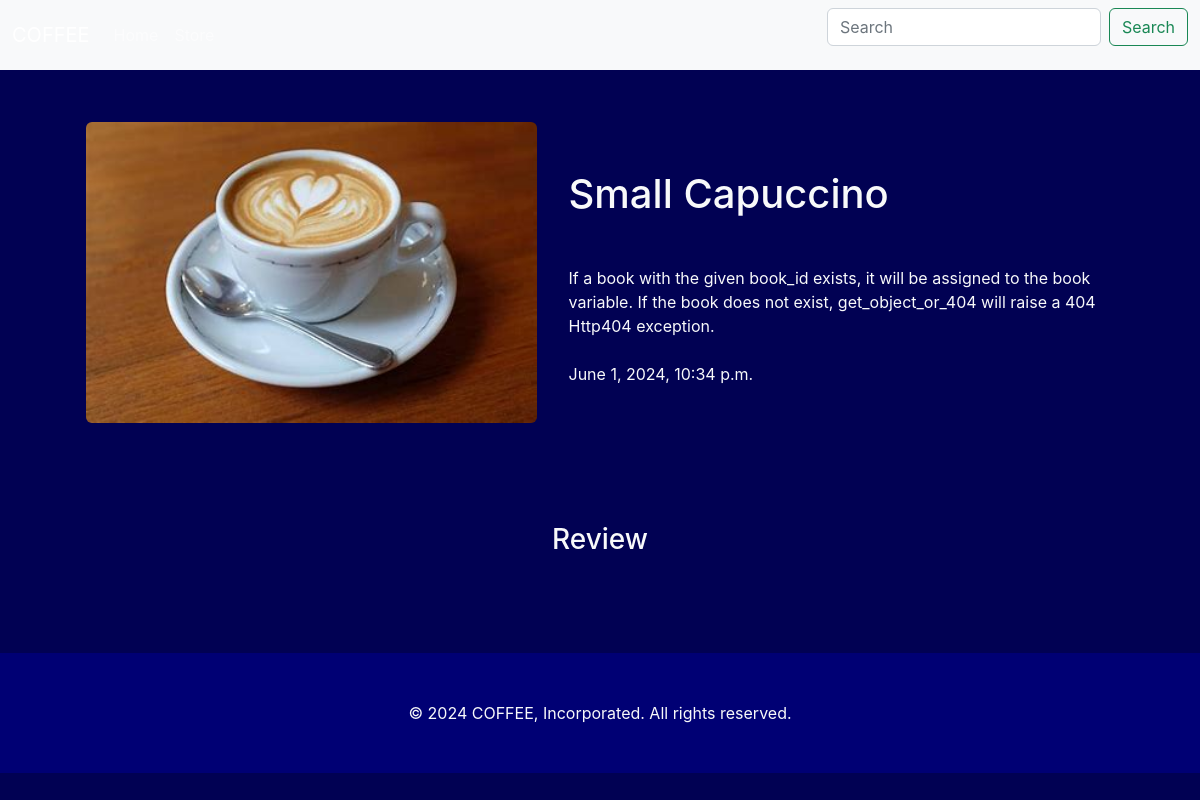
Before: /product/3 with the older database file.
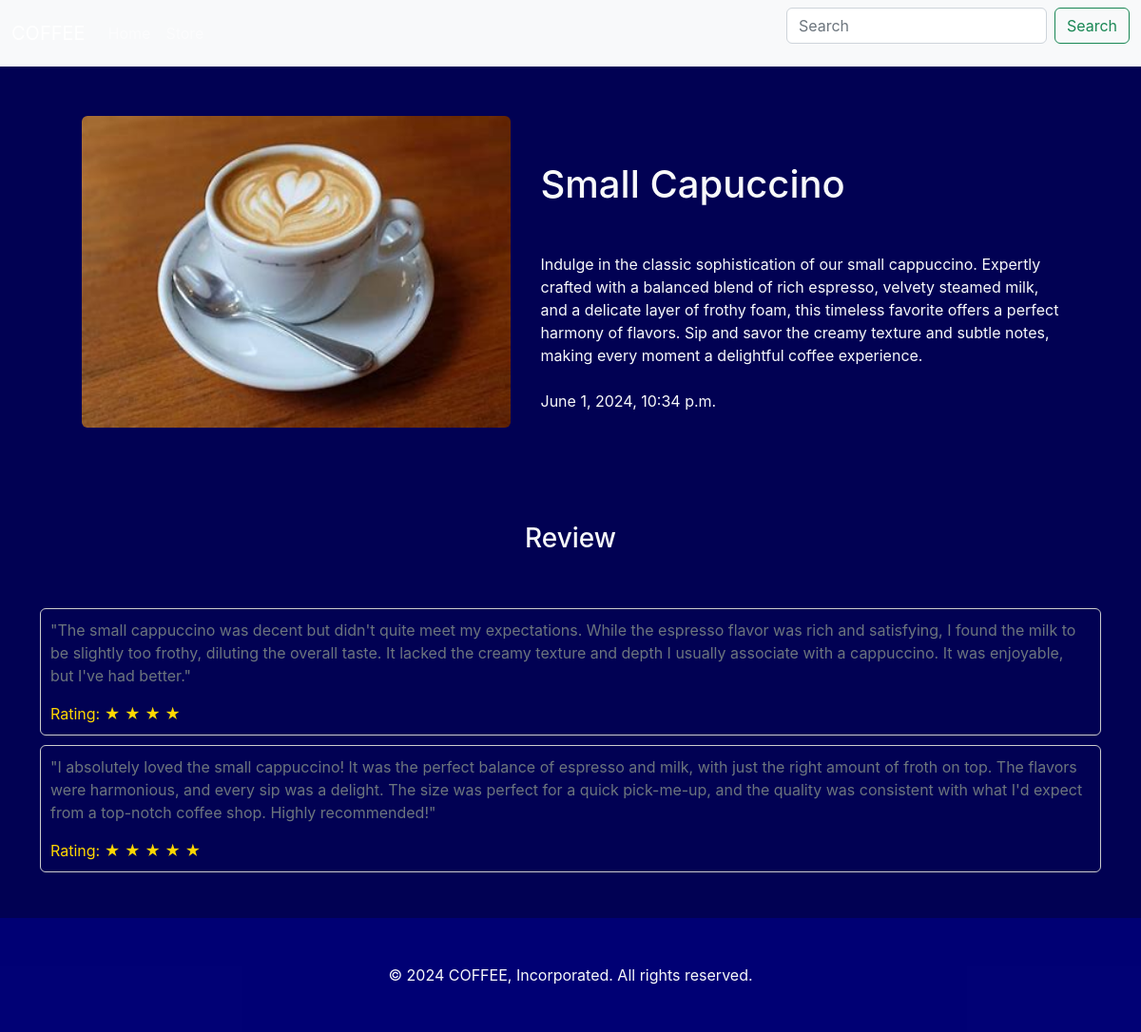
After: the same page with the newer database file.
### coffeeapp/models.py (models this page shows, shortened)
class Coffee(models.Model):
    choose = [
        ('CA', 'cappuccino'),
        ('LT', 'latte'),
        ('ES', 'espresso'),
        ('BL', 'black'),
    ]
    name = models.CharField(max_length=100)
    image = models.ImageField(upload_to='coffeeapp/')
    added_at = models.DateTimeField(default=timezone.now)
    type = models.CharField(max_length=2,choices=choose)
    description = models.TextField(default='')

class CoffeeReview(models.Model):
    coffee = models.ForeignKey(Coffee, on_delete=models.CASCADE)
    comment = models.TextField(default='')
    rating = models.IntegerField()
    given_at = models.DateTimeField(default=timezone.now)

### coffeeapp/views.py (the view)
# urls.py: path('product/<int:id>', views.product, name='product'),
def product(request, id):
    product = get_object_or_404(Coffee, id = id)
    reviews = CoffeeReview.objects.filter(coffee_id=id)
    context = {'product':product, 'reviews':reviews,}
    return render(request, 'coffeeapp/product.html', context)

### coffeeapp/views.py (called while the page is built)
@register.filter
def range_filter(value):
    return range(value)

### coffeeapp/templates/coffeeapp/product.html (shortened to what this page needs)
{% extends 'coffeeapp/base.html' %}
{% block content %}
<div class="container">
    <div class="row py-5 justify-content-center">
        <div class="col-5 m-1">
            <img src="{{product.image.url}}" class="card-img-top h-100 rounded" alt="...">
        </div>
        <div class="col-6 m-1">
            <div>
                <h1 class="text-bold text-light text-capitalize my-5">{{product.name}}</h1>
                <p class="text-light">{{product.description}} <br><br>
                    {{product.added_at}}</p>
            </div>
        </div>
    </div>
    <h3 class="text-light text-center py-5">Review</h3>
    {% for review in reviews %}
    <div class="review rounded">
        <p class="text-muted">"{{ review.comment }}"</p>
        <div class="rating">
            Rating:
            {% for star in review.rating|range_filter %}
                <span>&#9733;</span>
            {% endfor %}
        </div>
    </div>
    {% endfor %}
</div>
{% endblock%}

### coffeeapp/templates/coffeeapp/base.html (shortened to what this page needs)
{% load static %}
{% load bootstrap5 %}
{% bootstrap_css %}
<!DOCTYPE html>
<html lang="en">
<head>
    <link rel="stylesheet" href="{% static 'coffeeapp/css/style.css' %}">
</head>
<body>
    <nav class="navbar navbar-expand-lg bg-body-tertiary navbar-dark">
        <div class="container-fluid">
          <a class="navbar-brand" href="{% url 'home' %}">COFFEE</a>
          <div class="collapse navbar-collapse" id="navbarSupportedContent">
            <ul class="navbar-nav me-auto mb-2 mb-lg-0">
              <li class="nav-item">
                <a class="nav-link {% if request.path == '/' %} active {% endif %}" aria-current="page" href="{% url 'home' %}">Home</a>
              </li>
              <li class="nav-item">
                <a class="nav-link {% if request.path == '/store/' %} active {% endif %}" href="{% url 'store' %}">Store</a>
              </li>
            </ul>
            <form class="d-flex" role="search">
              <input class="form-control me-2" type="search" placeholder="Search" aria-label="Search">
              <button class="btn btn-outline-success" type="submit">Search</button>
            </form>
          </div>
        </div>
      </nav>
    {% block content %}
    {% endblock %}
    <footer class="py-5 mt-5">
      <div class="text-light text-center">
      © 2024 COFFEE, Incorporated. All rights reserved.
      </div>
    </footer>
</body>
</html>

### coffeeapp/templates/coffeeapp/base.html (style rules this page uses)
.review { border: 1px solid #ccc; padding: 10px; margin-bottom: 10px; }
.rating { color: #ffd700; }

Changed rows visible on the page:
changed Coffee "Small Capuccino": description "If a book with the given book_id exists, it will be assigned to the book variable. If the book does not exist, get_object_or_404 will raise a 404 Http404 exception." → "Indulge in the classic sophistication of our small cappuccino. Expertly crafted with a balanced blend of rich espresso, velvety steamed milk, and a delicate layer of frothy foam, this timeless favorite offers a perfect harmony of flavors. Sip and savor the creamy texture and subtle notes, making every moment a delightful coffee experience."
added CoffeeReview: comment "The small cappuccino was decent but didn't quite meet my expectations. While the espresso flavor was rich and satisfying, I found the milk to be slightly too frothy, diluting the overall taste. It lacked the creamy texture and depth I usually associate with a cappuccino. It was enjoyable, but I've had better.", rating 4 (drawn)
added CoffeeReview: comment "I absolutely loved the small cappuccino! It was the perfect balance of espresso and milk, with just the right amount of froth on top. The flavors were harmonious, and every sip was a delight. The size was perfect for a quick pick-me-up, and the quality was consistent with what I'd expect from a top-notch coffee shop. Highly recommended!", rating 5 (drawn)
